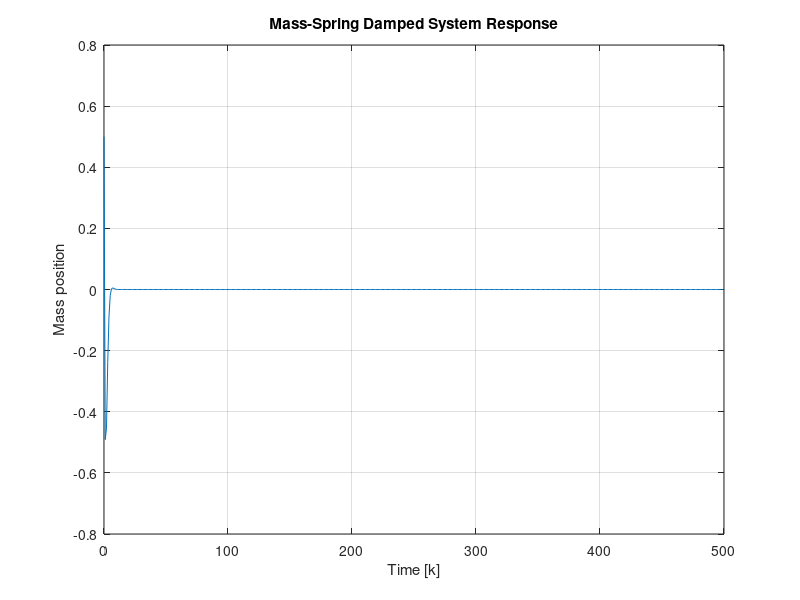

Source code (MATLAB):
%% Lecture 2: Introduction to Model Predictive Control
% Exercise 02: mass-spring damped system
% -> Second order system 
% q -> position of the mass
% u(t) -> external force
% Choosing the position and the velocity of the mass as state-variables:
m = 3; % Kg
k = 1; % N/m
c = 0.5;

% Matrix of the state-space model
A_c = [0 1; -k/m -c/m];
B_c = [0; 1/m];
C_c = [1 0];
D_c = 0;

Gss_c = ss(A_c,B_c,C_c,D_c);

% 01: Discretize this model using delta t = 0.1

Ts = 10;
Gss_d = c2d(Gss_c, Ts);

% 02: Calculate the output response y(k) using the discrete-time model,
% where u(k) = 0, but the initial condition xm(0) = [0.5 1.6]T . Interpret
% your simulation results in terms of the physical mass-spring damped system.

N = 500; % Number of samples
k = 0:N-1; % Time vector

xm0 = [0.5; 1.6]; % Initial position and velocity

xm = zeros(2, N); % State vector
xm(:,1) = xm0; % Set initial condition
y = zeros(1, N); % Output vector (position q)

% Simulate the system response
for i = 1:N-1
    xm(:,i+1) = Gss_d.A*xm(:,i);  % No input 
    y(i) = Gss_d.C*xm(:,i);       % System output 
end
y(N) = Gss_d.C*xm(:,N);          % Final output

plot(k,y)
xlabel('Time [k]');
ylabel('Mass position');
title('Mass-Spring Damped System Response');
grid on;
